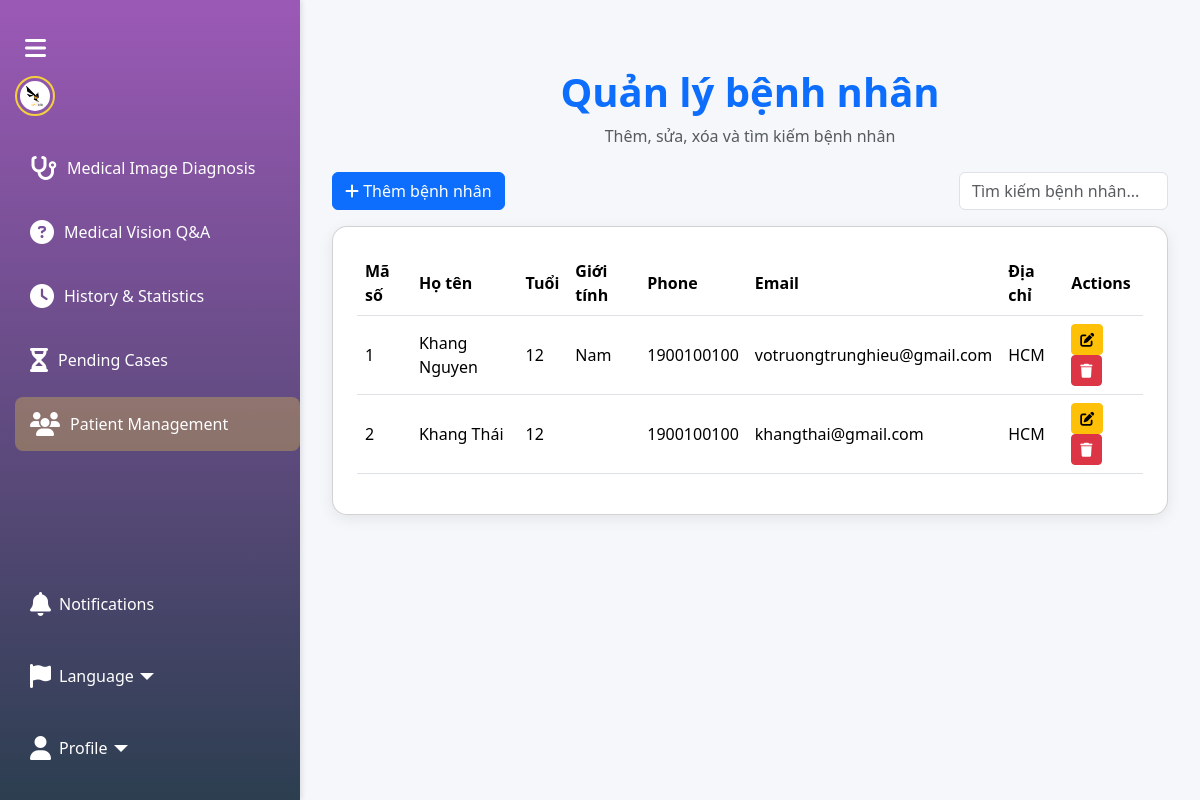
Screenshot of /patient-management (signed in) with the database file from the repository.
### tables this page shows
CREATE TABLE patients (
            id INTEGER PRIMARY KEY AUTOINCREMENT,
            name TEXT NOT NULL,
            age INTEGER,
            gender TEXT,
            phone TEXT,
            email TEXT,
            address TEXT,
            creator_id INTEGER NOT NULL
        );

### app.py (the view)
@app.route("/patient-management")
def patient_management():
    if ('user_id' not in session) or ('user_role' not in session):
        flash("Vui lòng đăng nhập", "danger")
        return redirect(url_for('index'))
    if (session['user_role'] != 'doctor'):
        flash("Role khong hop le", "danger")
        return redirect(url_for('index'))
    user_id = session['user_id']
    conn = get_db_conn()
    patients = conn.execute(
        "SELECT * FROM patients WHERE creator_id = ?",
        (user_id,)
    ).fetchall()
    conn.close()
    return render_template("patient_management.html", isDoctor=True, show_patient_management=True, patients=patients)

### app.py (called while the page is built)
def get_db_conn():
    conn = sqlite3.connect(DB_FILE)
    conn.row_factory = sqlite3.Row
    return conn

### templates/patient_management.html (shortened to what this page needs)
<!DOCTYPE html>
<html lang="en">
<head>
  <link href="https://cdn.jsdelivr.net/npm/bootstrap@5.3.2/dist/css/bootstrap.min.css" rel="stylesheet">
  <link rel="stylesheet" href="https://cdnjs.cloudflare.com/ajax/libs/font-awesome/6.4.2/css/all.min.css">
  <link rel="stylesheet" href="{{ url_for('static', filename='sidebar.css') }}">
</head>
<body class="sidebar-collapsed" data-page="patient-management">
  {% include "sidebar.html" %}
  <div class="content">
    <div class="container py-5">
      <div class="text-center mb-4">
        <h1 class="fw-bold text-primary">Quản lý bệnh nhân</h1>
        <p class="text-muted">Thêm, sửa, xóa và tìm kiếm bệnh nhân</p>
      </div>
      <div class="mb-3 d-flex justify-content-between">
        <button class="btn btn-primary" data-bs-toggle="modal" data-bs-target="#addPatientModal">
          <i class="fas fa-plus"></i> Thêm bệnh nhân
        </button>
        <input type="text" id="searchInput" class="form-control w-25" placeholder="Tìm kiếm bệnh nhân...">
      </div>
      <div class="card p-4">
        <div class="table-responsive">
          <table class="table table-hover">
            <thead>
              <tr>
                <th>Mã số</th>
                <th>Họ tên</th>
                <th>Tuổi</th>
                <th>Giới tính</th>
                <th>Phone</th>
                <th>Email</th>
                <th>Địa chỉ</th>
                <th>Actions</th>
              </tr>
            </thead>
            <tbody>
              {% for p in patients %}
              <tr>
                <td>{{ p.id }}</td>
                <td>{{ p.name }}</td>
                <td>{{ p.age }}</td>
                <td>{{ p.gender }}</td>
                <td>{{ p.phone }}</td>
                <td>{{ p.email }}</td>
                <td>{{ p.address }}</td>
                <td>
                  <button class="btn btn-sm btn-warning edit-btn" data-bs-toggle="modal" data-bs-target="#editPatientModal"
                    data-id="{{ p.id }}" data-name="{{ p.name }}" data-age="{{ p.age }}" data-gender="{{ p.gender }}"
                    data-phone="{{ p.phone }}" data-email="{{ p.email }}" data-address="{{ p.address }}">
                    <i class="fas fa-edit"></i>
                  </button>
                  <form action="{{ url_for('delete_patient', id=p.id) }}" method="POST" class="d-inline">
                    <button type="submit" class="btn btn-sm btn-danger" onclick="return confirm('Bạn có chắc muốn xóa?')">
                      <i class="fas fa-trash"></i>
                    </button>
                  </form>
                </td>
              </tr>
              {% endfor %}
            </tbody>
          </table>
        </div>
      </div>
    </div>
  </div>
</body>
</html>

### static/sidebar.css (style rules this page uses)
.content { margin-left: 60px; padding: 20px; transition: margin-left 0.3s ease; }
.sidebar.expanded ~ .content { margin-left: 300px; }

### templates/patient_management.html (style rules this page uses)
body { background: #f5f7fa; }
.card { border-radius: 15px; box-shadow: 0px 4px 15px rgba(0,0,0,0.08); }
.table td, .table th { vertical-align: middle; }
#searchInput { max-width: 300px; }

### rows the page displays
patients: id "1", name "Khang Nguyen", age "12", gender "Nam", phone "1900100100", email "votruongtrunghieu@gmail.com", address "HCM"
patients: id "2", name "Khang Thái", age "12", phone "1900100100", email "khangthai@gmail.com", address "HCM"
